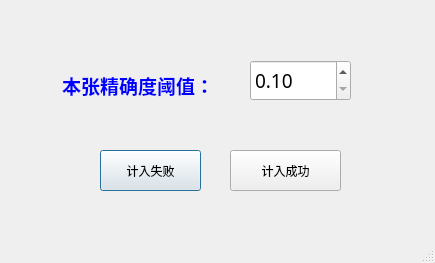
<?xml version="1.0" encoding="UTF-8"?>
<ui version="4.0">
 <class>Dialog</class>
 <widget class="QDialog" name="Dialog">
  <property name="geometry">
   <rect>
    <x>0</x>
    <y>0</y>
    <width>435</width>
    <height>263</height>
   </rect>
  </property>
  <property name="windowTitle">
   <string>阈值调节</string>
  </property>
  <property name="sizeGripEnabled">
   <bool>true</bool>
  </property>
  <widget class="QLabel" name="label_1">
   <property name="geometry">
    <rect>
     <x>62</x>
     <y>60</y>
     <width>181</width>
     <height>51</height>
    </rect>
   </property>
   <property name="text">
    <string>&lt;html&gt;&lt;head/&gt;&lt;body&gt;&lt;p&gt;&lt;span style=&quot; font-size:14pt; font-weight:600; color:#0000ff;&quot;&gt;本张精确度阈值：&lt;/span&gt;&lt;/p&gt;&lt;/body&gt;&lt;/html&gt;</string>
   </property>
  </widget>
  <widget class="QDoubleSpinBox" name="doubleSpinBox">
   <property name="geometry">
    <rect>
     <x>250</x>
     <y>60</y>
     <width>101</width>
     <height>41</height>
    </rect>
   </property>
   <property name="font">
    <font>
     <family>宋体</family>
     <pointsize>14</pointsize>
    </font>
   </property>
   <property name="decimals">
    <number>2</number>
   </property>
   <property name="minimum">
    <double>0.100000000000000</double>
   </property>
   <property name="maximum">
    <double>1.000000000000000</double>
   </property>
   <property name="singleStep">
    <double>0.010000000000000</double>
   </property>
   <property name="value">
    <double>0.100000000000000</double>
   </property>
  </widget>
  <widget class="QPushButton" name="pushButton_1">
   <property name="geometry">
    <rect>
     <x>100</x>
     <y>150</y>
     <width>101</width>
     <height>41</height>
    </rect>
   </property>
   <property name="text">
    <string>计入失败</string>
   </property>
  </widget>
  <widget class="QPushButton" name="pushButton_2">
   <property name="geometry">
    <rect>
     <x>230</x>
     <y>150</y>
     <width>111</width>
     <height>41</height>
    </rect>
   </property>
   <property name="text">
    <string>计入成功</string>
   </property>
  </widget>
 </widget>
 <tabstops>
  <tabstop>doubleSpinBox</tabstop>
  <tabstop>pushButton_2</tabstop>
  <tabstop>pushButton_1</tabstop>
 </tabstops>
 <resources/>
 <connections/>
</ui>
